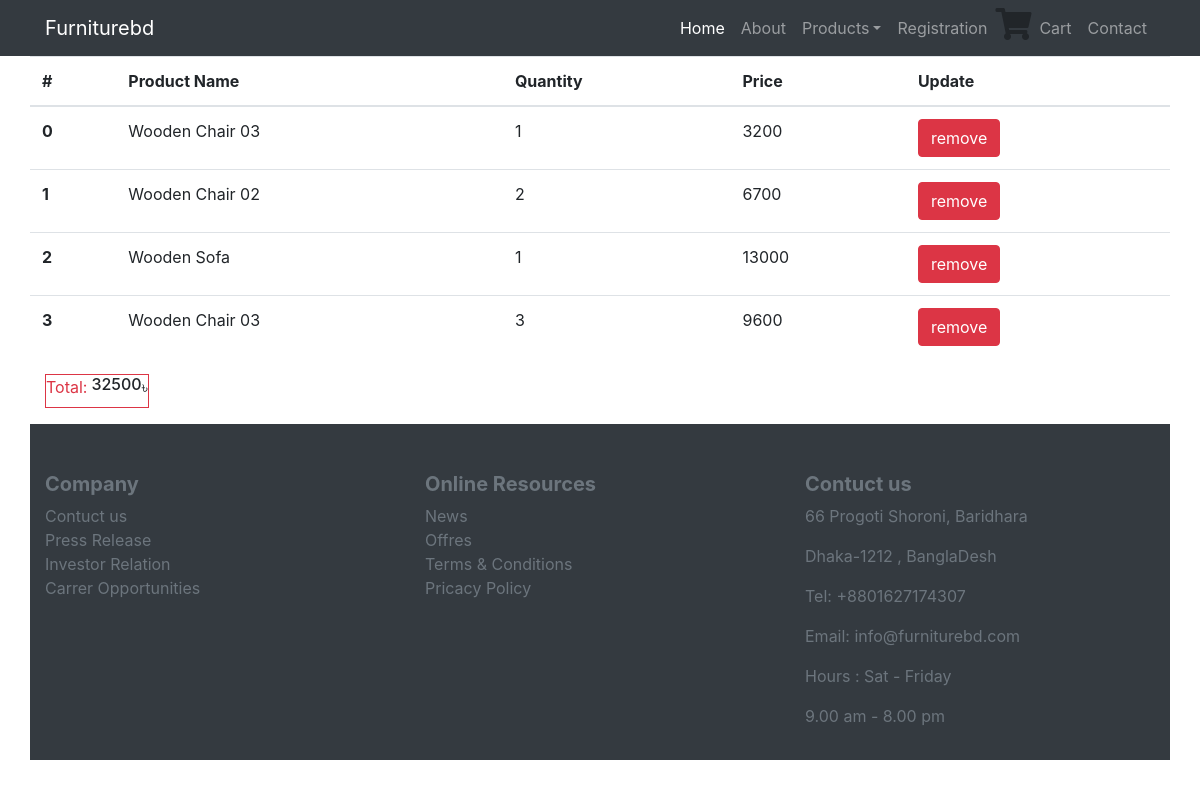
Screenshot of /cart.php (signed in) with the database file from the repository.
### tables this page shows
CREATE TABLE `shopingcart` (
  `cartId` int(11) NOT NULL,
  `id` int(11) NOT NULL,
  `productName` varchar(255) NOT NULL,
  `qty` int(11) NOT NULL,
  `price` float NOT NULL,
  `status` varchar(255) NOT NULL,
  `indexID` int(11) NOT NULL
);

### cart.php (the view, shortened to what this page needs)
<!doctype html>
<html lang="en">
  <head>
    <link rel="stylesheet" href="https://maxcdn.bootstrapcdn.com/bootstrap/4.0.0/css/bootstrap.min.css">
    <link rel="stylesheet" href="https://use.fontawesome.com/releases/v5.8.1/css/all.css">
  </head>
  <body>
    <nav class="navbar navbar-expand-lg navbar-dark bg-dark">
        <div class="container">
             <a class="navbar-brand" href="#">Furniturebd</a>
                <div class="collapse navbar-collapse" id="navbarSupportedContent">
                <ul class="navbar-nav ml-auto">
                    <li class="nav-item active">
                        <a class="nav-link" href="index.php">Home </a>
                    </li>
                    <li class="nav-item">
                        <a class="nav-link" href="#">About</a>
                    </li>
                    <li class="nav-item dropdown">
                                        <a class="nav-link dropdown-toggle" href="#" id="navbarDropdown" role="button" data-toggle="dropdown">Products</a>
                    </li>
                    <li class="nav-item">
                        <a class="nav-link" href="registration.php">Registration</a>
                   </li>
                   <li class="nav-item">
                   <div class="btn-group">
                       <i class="fas fa-shopping-cart fa-2x "></i>
                       <a class="nav-link" href="cart.php">Cart</a>
                   </div>
                   </li>
                   <li class="nav-item">
                        <a class="nav-link" href="contact.php">Contact</a>
                   </li>
                </ul>
              </div>
         </div>
    </nav>
   <div class="container">
       <div class="row">
            <table class="table">
              <thead>
                <tr>
                    <th scope="col">#</th>
                    <th scope="col">Product Name</th>
                    <th scope="col">Quantity</th>
                    <th scope="col">Price</th>
                    <th scope="col">Update</th>
                </tr>
              </thead>
           <tbody>
                      <?php
                        $connection = mysqli_connect('localhost','root');
                        mysqli_select_db($connection,'Furniturebd');
                        $name = $_SESSION['username'];
                        $qry = "SELECT * FROM `registration` WHERE userID = '$name'";
                        $queryfire = mysqli_query($connection,$qry);
                        $num = mysqli_num_rows($queryfire);
                        if($num > 0)
                        {
                            while($product = mysqli_fetch_array($queryfire))
                            {
                                $p = $product['id'];
                            }
                        }
                        $query = "SELECT * FROM `shopingcart` where id = '$p' AND status = 'ongoing'";
                        $queryfire = mysqli_query($connection,$query);
                        $num = mysqli_num_rows($queryfire);
                        $i = 0;
                        if($num > 0)
                        {
                            while($product = mysqli_fetch_array($queryfire))
                            {
                                ?>
                                <tr>
                                    <from method = "post">
                                        <th scope="row"><?php echo $i; ?></th>
                                        <td><?php echo $product['productName']; ?></td>
                                        <td><?php echo $product['qty']; ?></td>
                                        <td><?php echo $product['price']; ?></td>
                                        <td><a class="btn btn-danger" href="cart.php?id=<?php echo $product['cartId']; ?>">remove</a></td>
                                    </from>
                                </tr>
                                <?php
                                $i = $i + 1;
                            }
                        }
                      ?>
                      <?php
                            $connection = mysqli_connect('localhost','root');
                            mysqli_select_db($connection,'Furniturebd');
                            $query = "SELECT sum(price) as 'total price' FROM `shopingcart` where id = '$p' AND status = 'ongoing'";
                            $queryfire = mysqli_query($connection,$query);
                            $num = mysqli_num_rows($queryfire);
                            if($num > 0)
                            {
                                while($product = mysqli_fetch_array($queryfire))
                                {
                                    $total = $product['total price'];
                                }
                            }
                      ?>
  </tbody>
</table>
       </div>
   </div>
                    <div class="container mb-3 ">
                         <div class="btn-group border border-danger">
                            <label  class = "text-danger">Total: </label>
                              <h6 class="ml-1" ><?php echo $total ?></h6>
                              <label for="">&#2547;</label>
                         </div>
                      </div>
                                    <div class="container">
        <div class="row bg-dark">
            <div class="col-lg-4 col-md-12 cpl-sm-12 float-lg-left float-md-left mt-5 ">
               <div>
                   <h5 class = "font-weight-bold text-secondary">Company</h5>
               </div>
                <div>
                    <a class="text-secondary" href="">Contuct us</a>
                </div>
                <div>
                    <a class="text-secondary" href="">Press Release</a>
                </div>
                <div>
                    <a class="text-secondary" href="">Investor Relation</a>
                </div>
                <div>
                    <a class="text-secondary" href="">Carrer Opportunities</a>
                </div>
            </div>
            <div class="col-lg-4 col-md-12 cpl-sm-12 float-lg-left float-md-left mt-5">
               <div>
                   <h5 class = "font-weight-bold text-secondary">Online Resources</h5>
               </div>
                <div>
                    <a class="text-secondary" href="">News</a>
                </div>
                <div>
                    <a class="text-secondary" href="">Offres</a>
                </div>
                <div>
                    <a class="text-secondary" href="">Terms &amp; Conditions</a>
                </div>
                <div>
                    <a class="text-secondary" href="">Pricacy  Policy</a>
                </div>
            </div>
            <div class="col-lg-4 col-md-12 cpl-sm-12 float-lg-left float-md-left mt-5 mb-3">
               <div>
                   <h5 class = "font-weight-bold text-secondary">Contuct us</h5>
               </div>
                <div>
                    <p class="text-secondary">66 Progoti Shoroni, Baridhara</p>
                </div>
                <div>
                    <p class="text-secondary" >Dhaka-1212 , BanglaDesh</p>
                </div>
                <div>
                    <p class="text-secondary" >Tel: +8801627174307</p>
                </div>
                <div>
                    <p class="text-secondary">Email: info&#64;furniturebd.com </p>
                </div>
                <div>
                    <p class="text-secondary">Hours : Sat - Friday</p>
                </div>
                <div>
                    <p class="text-secondary">9.00 am - 8.00 pm</p>
                </div>
            </div>
        </div>
    </div>
  </body>
</html>

### rows the page displays
shopingcart: productName "Wooden Chair 03", qty "1", price "3200"
shopingcart: productName "Wooden Chair 02", qty "2", price "6700"
shopingcart: productName "Wooden Sofa", qty "1", price "13000"
shopingcart: productName "Wooden Chair 03", qty "3", price "9600"

### other values shown
$total "32500"
